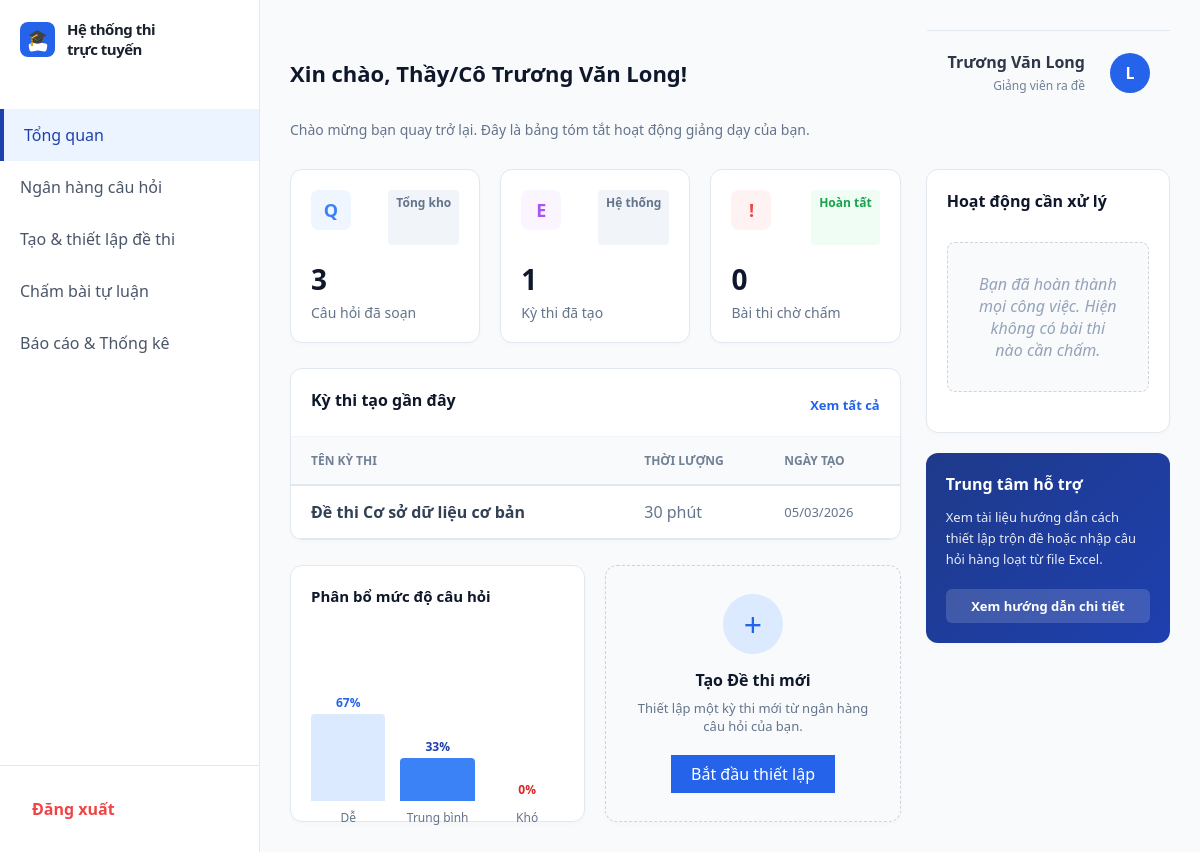
Screenshot of /UI/giangvien/index.php (signed in) with the database file from the repository.
### tables this page shows
CREATE TABLE IF NOT EXISTS `de_thi` (
  `ma_de_thi` int(11) NOT NULL AUTO_INCREMENT,
  `ma_giao_vien` int(11) DEFAULT NULL,
  `tieu_de` varchar(255) NOT NULL,
  `thoi_gian_lam` int(11) NOT NULL COMMENT 'phút',
  `tong_diem` float DEFAULT 10,
  `ngay_tao` timestamp NOT NULL DEFAULT current_timestamp(),
  PRIMARY KEY (`ma_de_thi`),
  KEY `ma_giao_vien` (`ma_giao_vien`)
);

### UI/giangvien/index.php (the view, shortened to what this page needs)
<?php
$db = Database::getConnection();
$ma_giao_vien = $_SESSION['ma_nguoi_dung'] ?? $_SESSION['user']['ma_nguoi_dung'];
$ho_ten_gv = $_SESSION['ho_ten'] ?? $_SESSION['user']['ho_ten'] ?? 'Giảng viên';
    $stmt1 = $db->prepare("SELECT COUNT(*) as total FROM cau_hoi WHERE ma_giao_vien = ?");
    $stmt1->execute([$ma_giao_vien]);
    $tongCauHoi = $stmt1->fetch(PDO::FETCH_ASSOC)['total'] ?? 0;
    $stmt2 = $db->prepare("SELECT COUNT(*) as total FROM de_thi WHERE ma_giao_vien = ?");
    $stmt2->execute([$ma_giao_vien]);
    $tongDeThi = $stmt2->fetch(PDO::FETCH_ASSOC)['total'] ?? 0;
$stmt3 = $db->prepare("
    SELECT COUNT(b.ma_bai_lam) as total
    FROM bai_lam b
    JOIN ca_thi c ON b.ma_ca_thi = c.ma_ca_thi
    JOIN de_thi d ON c.ma_de_thi = d.ma_de_thi
    WHERE d.ma_giao_vien = ? AND b.trang_thai = 'da_nop'
");
$stmt3->execute([$ma_giao_vien]);
$baiChoCham = $stmt3->fetch(PDO::FETCH_ASSOC)['total'] ?? 0;
$stmt4 = $db->prepare("SELECT tieu_de, thoi_gian_lam, ngay_tao FROM de_thi WHERE ma_giao_vien = ? ORDER BY ngay_tao DESC LIMIT 5");
$stmt4->execute([$ma_giao_vien]);
$deThiGanDay = $stmt4->fetchAll(PDO::FETCH_ASSOC);
$stmt_chart = $db->prepare("SELECT muc_do, COUNT(*) as count FROM cau_hoi WHERE ma_giao_vien = ? GROUP BY muc_do");
$stmt_chart->execute([$ma_giao_vien]);
$chartDataRaw = $stmt_chart->fetchAll(PDO::FETCH_KEY_PAIR);
$totalChart = array_sum($chartDataRaw) ?: 1;
$pctDe = isset($chartDataRaw['de']) ? round(($chartDataRaw['de'] / $totalChart) * 100) : 0;
$pctTB = isset($chartDataRaw['trung_binh']) ? round(($chartDataRaw['trung_binh'] / $totalChart) * 100) : 0;
$pctKho = isset($chartDataRaw['kho']) ? round(($chartDataRaw['kho'] / $totalChart) * 100) : 0;
?>
<!DOCTYPE html>
<html lang="vi">
<head>
    <link rel="stylesheet" href="../../asset/css/giangvien.css">
</head>
<body>
<div class="app-container">
    <aside class="sidebar">
        <div>
            <div class="logo">
                <div class="logo-icon-bg">
                    <span class="logo-graduation-cap">&#127891;</span>
                    <div class="logo-book-pages"></div>
                </div>
                <span class="logo-text">Hệ thống thi<br>trực tuyến</span>
            </div>
            <ul class="nav-menu">
                <li class="active"><a href="index.php">Tổng quan</a></li>
                <li><a href="quanlynganhangcauhoi.php">Ngân hàng câu hỏi</a></li>
                <li><a href="taodethi.php">Tạo & thiết lập đề thi</a></li>
                <li><a href="chambaituluan.php">Chấm bài tự luận</a></li>
                <li><a href="xembaocaothongke.php">Báo cáo & Thống kê</a></li>
            </ul>
        </div>
        <div class="sidebar-footer">
            <a href="../logout.php" class="btn-logout-sidebar" style="color: #ef4444; font-weight: bold;">Đăng xuất</a>
        </div>
    </aside>
    <main class="main-content">
        <header class="page-header" style="display: block; margin-bottom: 30px;">
            <div style="display:flex; justify-content:space-between; align-items:center;">
                <div class="search-filter" style="width: 400px; border: none;">
                    <h1 style="font-size: 22px; color:#0f172a; margin: 0;">Xin chào, Thầy/Cô <?php echo htmlspecialchars($ho_ten_gv); ?>!</h1>
                </div>
                <div class="user-profile">
                    <div style="text-align: right; margin-right: 15px;">
                        <strong style="display:block; color:#2d3748;"><?php echo htmlspecialchars($ho_ten_gv); ?></strong>
                        <span style="font-size: 12px; color:#718096;">Giảng viên ra đề</span>
                    </div>
                    <div class="avatar" style="background: #2563eb; color: #fff; border-radius: 50%; width: 40px; height: 40px; display: flex; align-items: center; justify-content: center; font-weight: bold; font-size: 16px;">
                        <?php $np = explode(' ', trim($ho_ten_gv)); echo strtoupper(substr(end($np), 0, 1)); ?>
                    </div>
                </div>
            </div>
            <div style="margin-top: 5px;">
                <p style="color:#64748b; font-size: 14px;">Chào mừng bạn quay trở lại. Đây là bảng tóm tắt hoạt động giảng dạy của bạn.</p>
            </div>
        </header>
        <div class="dashboard-grid">
            <div class="left-panel">
                <div class="stats-row">
                    <div class="dash-card">
                        <div style="display:flex; justify-content:space-between; margin-bottom: 15px;">
                            <div class="dash-icon-box icon-blue">Q</div>
                            <span class="badge-tag tag-gray">Tổng kho</span>
                        </div>
                        <div>
                            <div class="dash-number" style="font-size: 28px; color: #0f172a;"><?php echo number_format($tongCauHoi); ?></div>
                            <div class="dash-label" style="color: #64748b; font-weight: 500;">Câu hỏi đã soạn</div>
                        </div>
                    </div>
                    <div class="dash-card">
                        <div style="display:flex; justify-content:space-between; margin-bottom: 15px;">
                            <div class="dash-icon-box icon-purple">E</div>
                            <span class="badge-tag tag-gray">Hệ thống</span>
                        </div>
                        <div>
                            <div class="dash-number" style="font-size: 28px; color: #0f172a;"><?php echo number_format($tongDeThi); ?></div>
                            <div class="dash-label" style="color: #64748b; font-weight: 500;">Kỳ thi đã tạo</div>
                        </div>
                    </div>
                    <div class="dash-card">
                        <div style="display:flex; justify-content:space-between; margin-bottom: 15px;">
                            <div class="dash-icon-box icon-red">!</div>
                            <?php if ($baiChoCham > 0): ?>
                                <span class="badge-tag tag-red">Cần xử lý</span>
                            <?php else: ?>
                                <span class="badge-tag tag-green">Hoàn tất</span>
                            <?php endif; ?>
                        </div>
                        <div>
                            <div class="dash-number" style="font-size: 28px; color: #0f172a;"><?php echo number_format($baiChoCham); ?></div>
                            <div class="dash-label" style="color: #64748b; font-weight: 500;">Bài thi chờ chấm</div>
                        </div>
                    </div>
                </div>
                <div class="dash-card" style="margin-bottom: 25px; padding: 0; overflow: hidden;">
                    <div style="display:flex; justify-content:space-between; align-items: center; padding: 20px 20px 15px 20px; border-bottom:1px solid #f1f5f9;">
                        <h3 class="card-title" style="border:none; margin:0; font-size: 16px; color: #0f172a;">Kỳ thi tạo gần đây</h3>
                        <a href="taodethi.php" style="color:#2563eb; text-decoration:none; font-size:13px; font-weight:600;">Xem tất cả</a>
                    </div>
                    <table class="data-table" style="margin: 0; border: none;">
                        <thead style="background: #f8fafc;">
                            <tr>
                                <th style="padding-left: 20px;">TÊN KỲ THI</th>
                                <th>THỜI LƯỢNG</th>
                                <th>NGÀY TẠO</th>
                            </tr>
                        </thead>
                        <tbody>
                            <?php if (!empty($deThiGanDay)): ?>
                                <?php foreach ($deThiGanDay as $dt): ?>
                                    <tr>
                                        <td style="padding-left: 20px; font-weight: 600; color: #334155;"><?php echo htmlspecialchars($dt['tieu_de']); ?></td>
                                        <td style="color: #64748b;"><?php echo $dt['thoi_gian_lam']; ?> phút</td>
                                        <td style="color: #64748b; font-size: 13px;"><?php echo date('d/m/Y', strtotime($dt['ngay_tao'])); ?></td>
                                    </tr>
                                <?php endforeach; ?>
                            <?php else: ?>
                                <tr><td colspan="3"><div class="empty-state">Bạn chưa tạo kỳ thi nào trên hệ thống.</div></td></tr>
                            <?php endif; ?>
                        </tbody>
                    </table>
                </div>
                <div style="display:grid; grid-template-columns: 1fr 1fr; gap: 20px;">
                    <div class="dash-card">
                        <h3 class="card-title" style="border:none; margin:0 0 15px 0; font-size:15px; color: #0f172a;">Phân bổ mức độ câu hỏi</h3>
                        <?php if ($tongCauHoi > 0): ?>
                            <div class="chart-bars" style="height: 150px; display: flex; align-items: flex-end; gap: 15px; padding-top: 20px;">
                                <div class="bar" style="flex: 1; background: #dbeafe; border-radius: 4px 4px 0 0; position: relative; height: <?php echo $pctDe; ?>%;">
                                    <span style="position: absolute; top: -20px; width: 100%; text-align: center; font-size: 12px; font-weight: bold; color: #2563eb;"><?php echo $pctDe; ?>%</span>
                                    <span style="position: absolute; bottom: -25px; width: 100%; text-align: center; font-size: 12px; color: #64748b;">Dễ</span>
                                </div>
                                <div class="bar active" style="flex: 1; background: #3b82f6; border-radius: 4px 4px 0 0; position: relative; height: <?php echo $pctTB; ?>%;">
                                    <span style="position: absolute; top: -20px; width: 100%; text-align: center; font-size: 12px; font-weight: bold; color: #1e40af;"><?php echo $pctTB; ?>%</span>
                                    <span style="position: absolute; bottom: -25px; width: 100%; text-align: center; font-size: 12px; color: #64748b;">Trung bình</span>
                                </div>
                                <div class="bar" style="flex: 1; background: #fecaca; border-radius: 4px 4px 0 0; position: relative; height: <?php echo $pctKho; ?>%;">
                                    <span style="position: absolute; top: -20px; width: 100%; text-align: center; font-size: 12px; font-weight: bold; color: #dc2626;"><?php echo $pctKho; ?>%</span>
                                    <span style="position: absolute; bottom: -25px; width: 100%; text-align: center; font-size: 12px; color: #64748b;">Khó</span>
                                </div>
                            </div>
                        <?php else: ?>
                            <div class="empty-state" style="margin-top: 10px;">Chưa có dữ liệu để phân tích.</div>
                        <?php endif; ?>
                    </div>
                    <div class="dash-card" style="background: #f8fafc; border: 1px dashed #cbd5e1; align-items:center; justify-content:center; text-align:center; display: flex; flex-direction: column;">
                        <div style="font-size:32px; color:#2563eb; margin-bottom:15px; background: #dbeafe; width: 60px; height: 60px; display: flex; align-items: center; justify-content: center; border-radius: 50%;">+</div>
                        <h3 style="margin-bottom:8px; color: #0f172a; font-size: 16px;">Tạo Đề thi mới</h3>
                        <p style="font-size:13px; color:#64748b; margin-bottom:20px; padding: 0 10px;">Thiết lập một kỳ thi mới từ ngân hàng câu hỏi của bạn.</p>
                        <a href="taodethi.php" class="btn-primary" style="text-decoration:none; padding: 8px 20px;">Bắt đầu thiết lập</a>
                    </div>
                </div>
            </div>
            <div class="right-panel">
                <div class="dash-card">
                    <h3 class="card-title" style="border:none; font-size:16px; color: #0f172a; margin-bottom: 20px;">Hoạt động cần xử lý</h3>
                    <?php if ($baiChoCham > 0): ?>
                        <div class="activity-item urgent" style="border-left: 3px solid #ef4444; padding-left: 12px; margin-bottom: 15px;">
                            <span class="act-title" style="display: block; font-weight: 600; color: #334155; margin-bottom: 4px;">Chấm bài thi tự luận</span>
                            <span class="act-desc" style="display: block; font-size: 13px; color: #64748b; margin-bottom: 6px;">Bạn có <strong style="color:#ef4444;"><?php echo $baiChoCham; ?></strong> bài thi đang chờ chấm điểm.</span>
                            <a href="chambaituluan.php" class="act-link" style="color:#2563eb; font-size: 13px; font-weight: 600; text-decoration: none;">Đi tới trang chấm bài →</a>
                        </div>
                    <?php else: ?>
                        <div class="empty-state">Bạn đã hoàn thành mọi công việc. Hiện không có bài thi nào cần chấm.</div>
                    <?php endif; ?>
                </div>
                <div class="dash-card" style="background: linear-gradient(135deg, #1e3a8a 0%, #1e40af 100%); color:white; border:none; margin-top:20px; border-radius: 12px;">
                    <h3 style="margin-bottom:12px; font-size: 16px;">Trung tâm hỗ trợ</h3>
                    <p style="font-size:13px; opacity:0.9; line-height:1.6; margin-bottom:20px;">Xem tài liệu hướng dẫn cách thiết lập trộn đề hoặc nhập câu hỏi hàng loạt từ file Excel.</p>
                    <button style="background:rgba(255,255,255,0.15); color:white; border:none; padding:8px 15px; border-radius:6px; cursor:pointer; font-weight: 600; font-size: 13px; transition: 0.2s;" onmouseover="this.style.background='rgba(255,255,255,0.25)'" onmouseout="this.style.background='rgba(255,255,255,0.15)'">Xem hướng dẫn chi tiết</button>
                </div>
            </div>
        </div>
    </main>
</div>
</body>
</html>

### UI/giangvien/index.php (style rules this page uses)
.dash-icon-box { display: flex; align-items: center; justify-content: center; width: 40px; height: 40px; border-radius: 8px; font-weight: bold; font-size: 18px; }
.icon-blue { background: #eff6ff; color: #3b82f6; }
.icon-purple { background: #faf5ff; color: #a855f7; }
.icon-red { background: #fef2f2; color: #ef4444; }
.badge-tag { font-size: 12px; font-weight: 600; padding: 4px 8px; border-radius: 4px; }
.tag-green { background: #f0fdf4; color: #16a34a; }
.tag-gray { background: #f1f5f9; color: #64748b; }
.empty-state { text-align: center; padding: 30px; color: #94a3b8; font-style: italic; background: #f8fafc; border-radius: 8px; border: 1px dashed #cbd5e1; }
.sidebar .logo { display: flex; align-items: center; gap: 12px; padding: 20px 20px 10px 20px; margin-bottom: 20px; text-decoration: none; }
.logo-icon-bg { position: relative; background-color: #2563eb; color: #ffffff; display: flex; justify-content: center; align-items: center; width: 35px; height: 35px; border-radius: 8px; flex-shrink: 0; }
.logo-graduation-cap { font-size: 16px; z-index: 1; margin-top: -6px; }
.logo-book-pages { position: absolute; bottom: 6px; width: 22px; height: 10px; background-color: transparent; display: flex; justify-content: center; align-items: flex-end; }
.logo-book-pages::before, .logo-book-pages::after { content: ""; width: 10px; height: 8px; background-color: #ffffff; border-radius: 2px; transform: rotate(-10deg); margin: 0 -1px; }
.logo-book-pages::after { transform: rotate(10deg); }
.sidebar .logo-text { color: #1a202c; font-weight: 800; font-size: 15px; line-height: 1.3; }

### rows the page displays
de_thi: tieu_de "Đề thi Cơ sở dữ liệu cơ bản", thoi_gian_lam "30", ngay_tao "05/03/2026"

### other values shown
$ho_ten_gv "Trương Văn Long"
substr(end($np), 0, 1) "L"
$tongCauHoi "3"
$tongDeThi "1"
$baiChoCham "0"
$pctDe "67"
$pctTB "33"
$pctKho "0"
